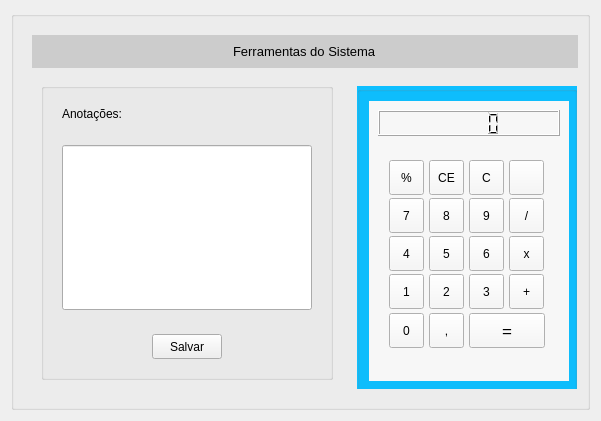
            <widget class="QWidget" name="tab_4">
             <attribute name="title">
              <string>Anotações</string>
             </attribute>
             <layout class="QGridLayout" name="gridLayout_23">
              <item row="0" column="0">
               <widget class="QGroupBox" name="groupBox_2">
                <property name="title">
                 <string/>
                </property>
                <layout class="QGridLayout" name="gridLayout_24">
                 <property name="rightMargin">
                  <number>0</number>
                 </property>
                 <item row="0" column="0">
                  <widget class="QFrame" name="frame_29">
                   <property name="frameShape">
                    <enum>QFrame::NoFrame</enum>
                   </property>
                   <property name="frameShadow">
                    <enum>QFrame::Raised</enum>
                   </property>
                   <layout class="QGridLayout" name="gridLayout_25">
                    <property name="rightMargin">
                     <number>9</number>
                    </property>
                    <item row="0" column="0" colspan="2">
                     <widget class="QFrame" name="frame_32">
                      <property name="maximumSize">
                       <size>
                        <width>16777215</width>
                        <height>50</height>
                       </size>
                      </property>
                      <property name="styleSheet">
                       <string notr="true">background-color: rgb(204, 204, 204);</string>
                      </property>
                      <property name="frameShape">
                       <enum>QFrame::NoFrame</enum>
                      </property>
                      <property name="frameShadow">
                       <enum>QFrame::Raised</enum>
                      </property>
                      <layout class="QGridLayout" name="gridLayout_37">
                       <item row="0" column="0" alignment="Qt::AlignHCenter">
                        <widget class="QLabel" name="label_2">
                         <property name="font">
                          <font>
                           <pointsize>10</pointsize>
                          </font>
                         </property>
                         <property name="text">
                          <string>Ferramentas do Sistema</string>
                         </property>
                        </widget>
                       </item>
                      </layout>
                     </widget>
                    </item>
                    <item row="1" column="0">
                     <widget class="QFrame" name="frame_30">
                      <property name="sizePolicy">
                       <sizepolicy hsizetype="Expanding" vsizetype="Preferred">
                        <horstretch>0</horstretch>
                        <verstretch>0</verstretch>
                       </sizepolicy>
                      </property>
                      <property name="frameShape">
                       <enum>QFrame::NoFrame</enum>
                      </property>
                      <property name="frameShadow">
                       <enum>QFrame::Raised</enum>
                      </property>
                      <layout class="QGridLayout" name="gridLayout_33">
                       <item row="0" column="0">
                        <widget class="QGroupBox" name="groupBox_3">
                         <property name="title">
                          <string/>
                         </property>
                         <layout class="QVBoxLayout" name="verticalLayout_11">
                          <item>
                           <widget class="QFrame" name="frame_39">
                            <property name="frameShape">
                             <enum>QFrame::NoFrame</enum>
                            </property>
                            <property name="frameShadow">
                             <enum>QFrame::Raised</enum>
                            </property>
                            <layout class="QGridLayout" name="gridLayout_36">
                             <item row="0" column="0">
                              <widget class="QLabel" name="label">
                               <property name="text">
                                <string>Anotações:</string>
                               </property>
                              </widget>
                             </item>
                            </layout>
                           </widget>
                          </item>
                          <item>
                           <widget class="QFrame" name="frame_37">
                            <property name="frameShape">
                             <enum>QFrame::NoFrame</enum>
                            </property>
                            <property name="frameShadow">
                             <enum>QFrame::Raised</enum>
                            </property>
                            <layout class="QGridLayout" name="gridLayout_34">
                             <item row="0" column="0">
                              <widget class="QLineEdit" name="lineEdit_4">
                               <property name="sizePolicy">
                                <sizepolicy hsizetype="Fixed" vsizetype="Expanding">
                                 <horstretch>0</horstretch>
                                 <verstretch>0</verstretch>
                                </sizepolicy>
                               </property>
                               <property name="minimumSize">
                                <size>
                                 <width>250</width>
                                 <height>0</height>
                                </size>
                               </property>
                               <property name="alignment">
                                <set>Qt::AlignLeading|Qt::AlignLeft|Qt::AlignTop</set>
                               </property>
                              </widget>
                             </item>
                            </layout>
                           </widget>
                          </item>
                          <item>
                           <widget class="QFrame" name="frame_38">
                            <property name="frameShape">
                             <enum>QFrame::NoFrame</enum>
                            </property>
                            <property name="frameShadow">
                             <enum>QFrame::Raised</enum>
                            </property>
                            <layout class="QGridLayout" name="gridLayout_35">
                             <item row="0" column="0">
                              <widget class="QToolButton" name="toolButton_20">
                               <property name="minimumSize">
                                <size>
                                 <width>70</width>
                                 <height>25</height>
                                </size>
                               </property>
                               <property name="text">
                                <string>Salvar</string>
                               </property>
                              </widget>
                             </item>
                            </layout>
                           </widget>
                          </item>
                         </layout>
                        </widget>
                       </item>
                      </layout>
                     </widget>
                    </item>
                    <item row="1" column="1">
                     <widget class="QFrame" name="frame_31">
                      <property name="sizePolicy">
                       <sizepolicy hsizetype="Fixed" vsizetype="Preferred">
                        <horstretch>0</horstretch>
                        <verstretch>0</verstretch>
                       </sizepolicy>
                      </property>
                      <property name="minimumSize">
                       <size>
                        <width>230</width>
                        <height>0</height>
                       </size>
                      </property>
                      <property name="maximumSize">
                       <size>
                        <width>230</width>
                        <height>16777215</height>
                       </size>
                      </property>
                      <property name="frameShape">
                       <enum>QFrame::NoFrame</enum>
                      </property>
                      <property name="frameShadow">
                       <enum>QFrame::Raised</enum>
                      </property>
                      <layout class="QGridLayout" name="gridLayout_27">
                       <property name="bottomMargin">
                        <number>0</number>
                       </property>
                       <item row="0" column="0">
                        <widget class="QGroupBox" name="groupBox">
                         <property name="sizePolicy">
                          <sizepolicy hsizetype="Fixed" vsizetype="Fixed">
                           <horstretch>0</horstretch>
                           <verstretch>0</verstretch>
                          </sizepolicy>
                         </property>
                         <property name="minimumSize">
                          <size>
                           <width>220</width>
                           <height>306</height>
                          </size>
                         </property>
                         <property name="maximumSize">
                          <size>
                           <width>223</width>
                           <height>300</height>
                          </size>
                         </property>
                         <property name="styleSheet">
                          <string notr="true">background-color: rgb(14, 191, 255);</string>
                         </property>
                         <property name="title">
                          <string/>
                         </property>
                         <layout class="QGridLayout" name="gridLayout_26">
                          <property name="bottomMargin">
                           <number>9</number>
                          </property>
                          <item row="0" column="0">
                           <widget class="QFrame" name="frame_33">
                            <property name="sizePolicy">
                             <sizepolicy hsizetype="Fixed" vsizetype="Fixed">
                              <horstretch>0</horstretch>
                              <verstretch>0</verstretch>
                             </sizepolicy>
                            </property>
                            <property name="minimumSize">
                             <size>
                              <width>200</width>
                              <height>280</height>
                             </size>
                            </property>
                            <property name="maximumSize">
                             <size>
                              <width>200</width>
                              <height>288</height>
                             </size>
                            </property>
                            <property name="styleSheet">
                             <string notr="true">background-color: rgb(247, 247, 247);</string>
                            </property>
                            <property name="frameShape">
                             <enum>QFrame::NoFrame</enum>
                            </property>
                            <property name="frameShadow">
                             <enum>QFrame::Raised</enum>
                            </property>
                            <layout class="QGridLayout" name="gridLayout_31">
                             <item row="0" column="0">
                              <widget class="QLCDNumber" name="lcdNumber">
                               <property name="maximumSize">
                                <size>
                                 <width>210</width>
                                 <height>35</height>
                                </size>
                               </property>
                              </widget>
                             </item>
                             <item row="1" column="0">
                              <widget class="QFrame" name="frame_34">
                               <property name="sizePolicy">
                                <sizepolicy hsizetype="Fixed" vsizetype="Preferred">
                                 <horstretch>0</horstretch>
                                 <verstretch>0</verstretch>
                                </sizepolicy>
                               </property>
                               <property name="minimumSize">
                                <size>
                                 <width>0</width>
                                 <height>190</height>
                                </size>
                               </property>
                               <property name="maximumSize">
                                <size>
                                 <width>190</width>
                                 <height>16777215</height>
                                </size>
                               </property>
                               <property name="frameShape">
                                <enum>QFrame::NoFrame</enum>
                               </property>
                               <property name="frameShadow">
                                <enum>QFrame::Raised</enum>
                               </property>
                               <layout class="QGridLayout" name="gridLayout_29">
                                <property name="verticalSpacing">
                                 <number>0</number>
                                </property>
                                <item row="1" column="0">
                                 <widget class="QFrame" name="frame_35">
                                  <property name="sizePolicy">
                                   <sizepolicy hsizetype="Fixed" vsizetype="Fixed">
                                    <horstretch>0</horstretch>
                                    <verstretch>0</verstretch>
                                   </sizepolicy>
                                  </property>
                                  <property name="minimumSize">
                                   <size>
                                    <width>0</width>
                                    <height>200</height>
                                   </size>
                                  </property>
                                  <property name="maximumSize">
                                   <size>
                                    <width>16777215</width>
                                    <height>214</height>
                                   </size>
                                  </property>
                                  <property name="frameShape">
                                   <enum>QFrame::NoFrame</enum>
                                  </property>
                                  <property name="frameShadow">
                                   <enum>QFrame::Raised</enum>
                                  </property>
                                  <layout class="QGridLayout" name="gridLayout_30">
                                   <property name="leftMargin">
                                    <number>2</number>
                                   </property>
                                   <property name="rightMargin">
                                    <number>9</number>
                                   </property>
                                   <property name="horizontalSpacing">
                                    <number>7</number>
                                   </property>
                                   <property name="verticalSpacing">
                                    <number>3</number>
                                   </property>
                                   <item row="1" column="3">
                                    <widget class="QToolButton" name="toolButton_8">
                                     <property name="minimumSize">
                                      <size>
                                       <width>35</width>
                                       <height>35</height>
                                      </size>
                                     </property>
                                     <property name="text">
                                      <string>/</string>
                                     </property>
                                    </widget>
                                   </item>
                                   <item row="2" column="0">
                                    <widget class="QToolButton" name="toolButton_5">
                                     <property name="minimumSize">
                                      <size>
                                       <width>35</width>
                                       <height>35</height>
                                      </size>
                                     </property>
                                     <property name="text">
                                      <string>4</string>
                                     </property>
                                    </widget>
                                   </item>
                                   <item row="0" column="0">
                                    <widget class="QToolButton" name="toolButton">
                                     <property name="minimumSize">
                                      <size>
                                       <width>35</width>
                                       <height>35</height>
                                      </size>
                                     </property>
                                     <property name="text">
                                      <string>%</string>
                                     </property>
                                    </widget>
                                   </item>
                                   <item row="2" column="3">
                                    <widget class="QToolButton" name="toolButton_12">
                                     <property name="minimumSize">
                                      <size>
                                       <width>35</width>
                                       <height>35</height>
                                      </size>
                                     </property>
                                     <property name="text">
                                      <string>x</string>
                                     </property>
                                    </widget>
                                   </item>
                                   <item row="1" column="2">
                                    <widget class="QToolButton" name="toolButton_3">
                                     <property name="minimumSize">
                                      <size>
                                       <width>35</width>
                                       <height>35</height>
                                      </size>
                                     </property>
                                     <property name="text">
                                      <string>9</string>
                                     </property>
                                    </widget>
                                   </item>
                                   <item row="0" column="2">
                                    <widget class="QToolButton" name="toolButton_6">
                                     <property name="minimumSize">
                                      <size>
                                       <width>35</width>
                                       <height>35</height>
                                      </size>
                                     </property>
                                     <property name="text">
                                      <string>C</string>
                                     </property>
                                    </widget>
                                   </item>
                                   <item row="0" column="3">
                                    <widget class="QToolButton" name="toolButton_7">
                                     <property name="minimumSize">
                                      <size>
                                       <width>35</width>
                                       <height>35</height>
                                      </size>
                                     </property>
                                     <property name="text">
                                      <string/>
                                     </property>
                                    </widget>
                                   </item>
                                   <item row="1" column="0">
                                    <widget class="QToolButton" name="toolButton_11">
                                     <property name="minimumSize">
                                      <size>
                                       <width>35</width>
                                       <height>35</height>
                                      </size>
                                     </property>
                                     <property name="text">
                                      <string>7</string>
                                     </property>
                                    </widget>
                                   </item>
                                   <item row="2" column="2">
                                    <widget class="QToolButton" name="toolButton_9">
                                     <property name="minimumSize">
                                      <size>
                                       <width>35</width>
                                       <height>35</height>
                                      </size>
                                     </property>
                                     <property name="text">
                                      <string>6</string>
                                     </property>
                                    </widget>
                                   </item>
                                   <item row="2" column="1">
                                    <widget class="QToolButton" name="toolButton_4">
                                     <property name="minimumSize">
                                      <size>
                                       <width>35</width>
                                       <height>35</height>
                                      </size>
                                     </property>
                                     <property name="text">
                                      <string>5</string>
                                     </property>
                                    </widget>
                                   </item>
                                   <item row="3" column="1">
                                    <widget class="QToolButton" name="toolButton_15">
                                     <property name="minimumSize">
                                      <size>
                                       <width>35</width>
                                       <height>35</height>
                                      </size>
                                     </property>
                                     <property name="text">
                                      <string>2</string>
                                     </property>
                                    </widget>
                                   </item>
                                   <item row="1" column="1">
                                    <widget class="QToolButton" name="toolButton_2">
                                     <property name="minimumSize">
                                      <size>
                                       <width>35</width>
                                       <height>35</height>
                                      </size>
                                     </property>
                                     <property name="text">
                                      <string>8</string>
                                     </property>
                                    </widget>
                                   </item>
                                   <item row="0" column="1">
                                    <widget class="QToolButton" name="toolButton_10">
                                     <property name="minimumSize">
                                      <size>
                                       <width>35</width>
                                       <height>35</height>
                                      </size>
                                     </property>
                                     <property name="text">
                                      <string>CE</string>
                                     </property>
                                    </widget>
                                   </item>
                                   <item row="3" column="0">
                                    <widget class="QToolButton" name="toolButton_14">
                                     <property name="minimumSize">
                                      <size>
                                       <width>35</width>
                                       <height>35</height>
                                      </size>
                                     </property>
                                     <property name="text">
                                      <string>1</string>
                                     </property>
                                    </widget>
                                   </item>
                                   <item row="3" column="2">
                                    <widget class="QToolButton" name="toolButton_16">
                                     <property name="minimumSize">
                                      <size>
                                       <width>35</width>
                                       <height>35</height>
                                      </size>
                                     </property>
                                     <property name="text">
                                      <string>3</string>
                                     </property>
                                    </widget>
                                   </item>
                                   <item row="3" column="3">
                                    <widget class="QToolButton" name="toolButton_17">
                                     <property name="minimumSize">
                                      <size>
                                       <width>35</width>
                                       <height>35</height>
                                      </size>
                                     </property>
                                     <property name="text">
                                      <string>+</string>
                                     </property>
                                    </widget>
                                   </item>
                                   <item row="4" column="0" colspan="4">
                                    <widget class="QFrame" name="frame_36">
                                     <property name="sizePolicy">
                                      <sizepolicy hsizetype="Expanding" vsizetype="Preferred">
                                       <horstretch>0</horstretch>
                                       <verstretch>0</verstretch>
                                      </sizepolicy>
                                     </property>
                                     <property name="minimumSize">
                                      <size>
                                       <width>162</width>
                                       <height>42</height>
                                      </size>
                                     </property>
                                     <property name="maximumSize">
                                      <size>
                                       <width>162</width>
                                       <height>62</height>
                                      </size>
                                     </property>
                                     <property name="frameShape">
                                      <enum>QFrame::NoFrame</enum>
                                     </property>
                                     <property name="frameShadow">
                                      <enum>QFrame::Raised</enum>
                                     </property>
                                     <layout class="QGridLayout" name="gridLayout_32">
                                      <property name="leftMargin">
                                       <number>0</number>
                                      </property>
                                      <property name="topMargin">
                                       <number>0</number>
                                      </property>
                                      <property name="rightMargin">
                                       <number>9</number>
                                      </property>
                                      <property name="bottomMargin">
                                       <number>5</number>
                                      </property>
                                      <property name="horizontalSpacing">
                                       <number>5</number>
                                      </property>
                                      <item row="0" column="2">
                                       <widget class="QToolButton" name="toolButton_13">
                                        <property name="sizePolicy">
                                         <sizepolicy hsizetype="Fixed" vsizetype="Fixed">
                                          <horstretch>76</horstretch>
                                          <verstretch>35</verstretch>
                                         </sizepolicy>
                                        </property>
                                        <property name="minimumSize">
                                         <size>
                                          <width>76</width>
                                          <height>35</height>
                                         </size>
                                        </property>
                                        <property name="font">
                                         <font>
                                          <pointsize>13</pointsize>
                                         </font>
                                        </property>
                                        <property name="text">
                                         <string>=</string>
                                        </property>
                                       </widget>
                                      </item>
                                      <item row="0" column="1">
                                       <widget class="QToolButton" name="toolButton_18">
                                        <property name="minimumSize">
                                         <size>
                                          <width>35</width>
                                          <height>35</height>
                                         </size>
                                        </property>
                                        <property name="text">
                                         <string>,</string>
                                        </property>
                                       </widget>
                                      </item>
                                      <item row="0" column="0">
                                       <widget class="QToolButton" name="toolButton_19">
                                        <property name="minimumSize">
                                         <size>
                                          <width>35</width>
                                          <height>35</height>
                                         </size>
                                        </property>
                                        <property name="text">
                                         <string>0</string>
                                        </property>
                                       </widget>
                                      </item>
                                     </layout>
                                    </widget>
                                   </item>
                                  </layout>
                                 </widget>
                                </item>
                               </layout>
                              </widget>
                             </item>
                            </layout>
                           </widget>
                          </item>
                         </layout>
                        </widget>
                       </item>
                      </layout>
                     </widget>
                    </item>
                   </layout>
                  </widget>
                 </item>
                </layout>
               </widget>
              </item>
             </layout>
            </widget>
